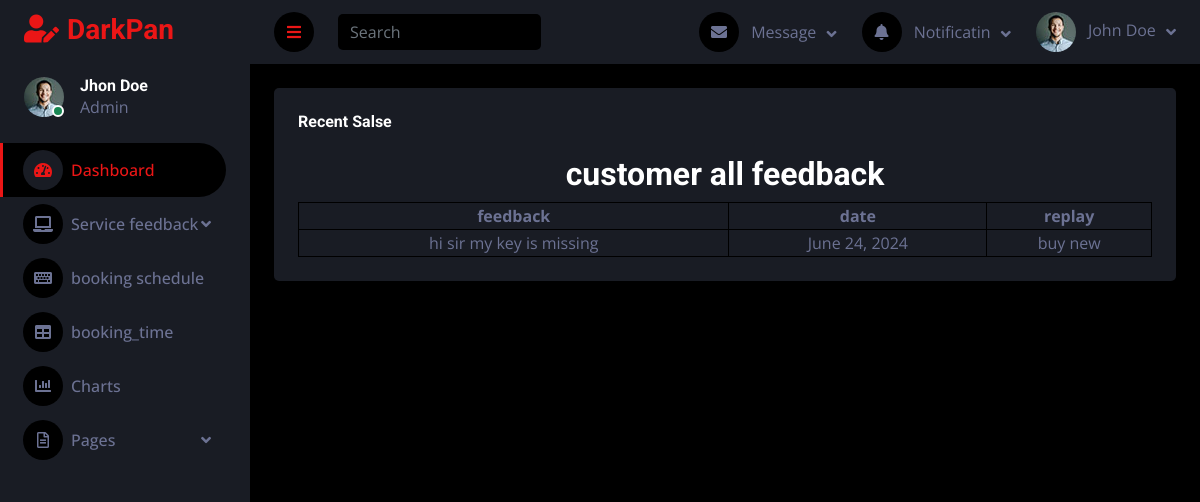
Page /feedback_views (signed in) on the committed database.
### car_app/models.py (models this page shows, shortened)
class Feedback(models.Model):
    user = models.ForeignKey(Customer_data,on_delete=models.DO_NOTHING)
    text_me = models.TextField()
    date = models.DateField(auto_now_add=True)
    replay = models.TextField(null=True,blank=True)

### car_app/views_customer.py (the view)
# urls.py: path('feedback_views',views_customer.feedback_view,name='feedback_views'),
def feedback_view(request):
    feedback_user = request.user
    fdb = Customer_data.objects.get(user=feedback_user)
    feed_view = Feedback.objects.filter(user=fdb)
    return render(request,'customer_page/feedback_views.html',{'feed_view':feed_view})

### templates/customer_page/feedback_views.html (shortened to what this page needs)
{% extends "customer_page/customer.html" %}
{% block feedback %}
<body>
<h2>customer all feedback</h2>
<table style="width:100%">
  <tr>
    <th>feedback</th>
    <th>date</th>
    <th>replay</th>
  </tr>
  {% for f_views in feed_view %}
  <tr>
    <td>{{f_views.text_me}}</td>
    <td>{{f_views.date}}</td>
    <td>{% if f_views.replay == None %}
        <a href="#">No replay</a>
        {% else %}
        {{f_views.replay}}
        {% endif %}
    </td>
  </tr>
  {% endfor %}
</table>
{% endblock feedback %}

### static/s_temp/css/style_d.css (style rules this page uses)
:root { --primary: #EB1616; --secondary: #191C24; --light: #6C7293; --dark: #000000; }

### templates/customer_page/feedback_views.html (style rules this page uses)
table, th, td { border:1px solid black; }

### rows in the picture
Feedback: text_me "hi sir my key is missing", date "June 24, 2024", replay "buy new"
